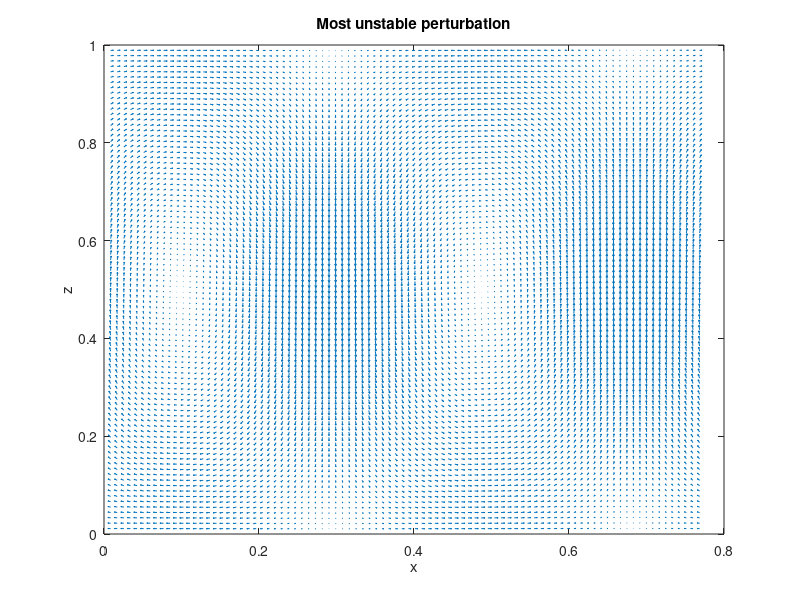
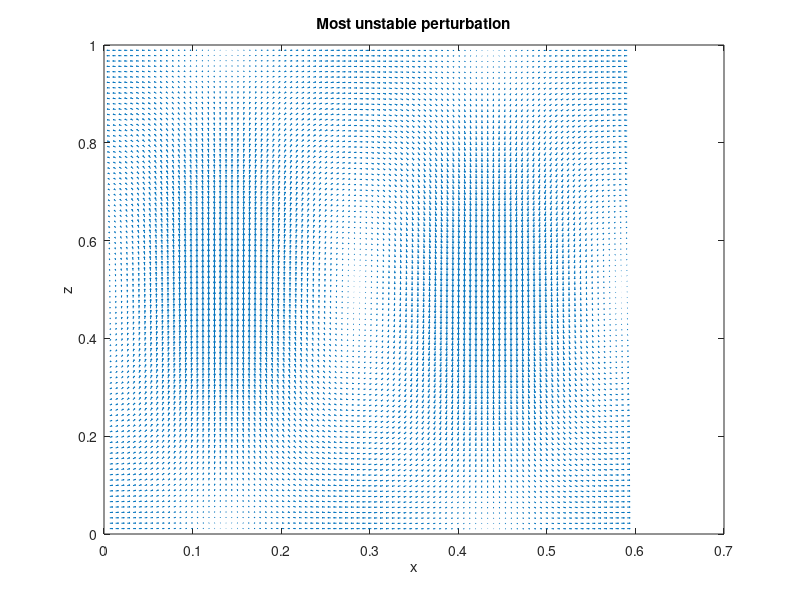
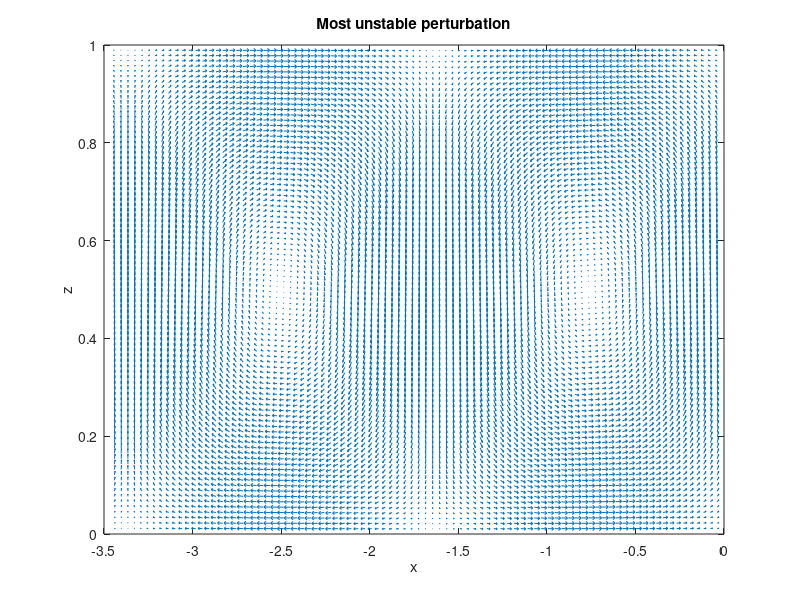
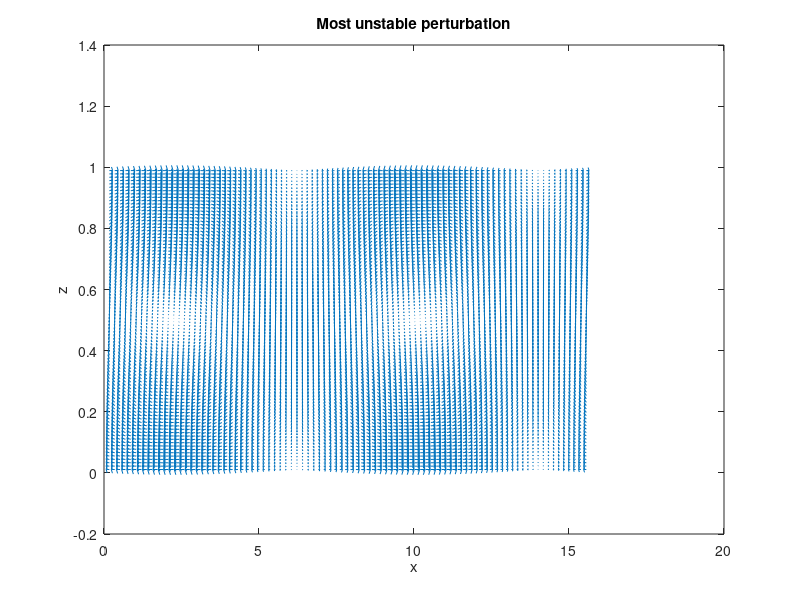

The MATLAB source for these figures, in order:
% Solving the Eigenvalue problem for the Rayleigh-Benard instability
Pr=1;

N=90; %number interior points
dz=1/(N+1);
z=[dz:dz:N*dz]; % z-coordinate

% assembling matrices:
I=eye(N);
Z=zeros(N);
D1=zeros(N);
for ii=1:N-1
 D1(ii,ii+1) =  1;
 D1(ii+1,ii) = -1;
end
% using back/forward differences at boundaries:
D1(1,1)=-2;D1(1,2)=2;D1(N,N)=2;D1(N,N-1)=-2;
D1=D1/(2*dz);
D2=-2*eye(N);
for ii=1:N-1
 D2(ii,ii+1) = 1;
 D2(ii+1,ii) = 1;
end
D2=D2/dz^2;
D4=6*eye(N);
for ii=1:N-1
 D4(ii,ii+1) = -4;
 D4(ii+1,ii) = -4;
 if ( ii <= N-2)
  D4(ii,ii+2) = 1;
  D4(ii+2,ii) = 1;
 end
end

% no-slip BC + continuity:
%D4(1,1)=7;
%D4(N,N)=7;

% stress free BC + continuity:
D4(1,1)=5;
D4(N,N)=5;

D4=D4/dz^4;

%% Eigenvalue problem:  s M phi = L phi

%    [ D^2-k^2 I ; Z ] [uz']   [Pr(D^2-k^2 I)^2 ; -Pr k^2 I ] [uz']
%  s |               | |   | = |                            | |   |
%    [    Z      ; I ] [th']   [      Ra I      ; D^2-k^2 I ] [th']

Ra = 1500; % initial value Rayleigh number
for it=1:6
 % secant method
 if (it == 2)
  Ra = 1800; % second initial value Taylor number
 elseif (it > 2)
  Ra += -maxk(it-1) * (TT(it-1) - TT(it-2)) /(maxk(it-1) - maxk(it-2));
 end;

  kk=[1.5:0.1:4]; % all k-values
  for ik=1:length(kk)
    k=kk(ik);
    M=[[D2-k^2*I Z];[Z I ]];
    L=[[Pr*(D4-2*k^2*D2+k^4*I) -Pr*k^2*I];[Ra*I D2-k^2*I]];
    eiv=eig(L,M);
    sorted = unique(real(eiv));
    tx(ik)  = sorted( length(sorted) ); % max eigenvalue
    tx2(ik) = sorted( length(sorted)-1 );
    tx3(ik) = sorted( length(sorted)-2 );
%    hold all;
%    plot(real(eiv),imag(eiv),'ro');
 end;
 TT(it) = Ra;
 maxk(it) = max(tx);

 %% displaying flow field %%
 k=maxk(it);
 M=[[D2-k^2*I Z];[Z I ]];
 L=[[Pr*(D4-2*k^2*D2+k^4*I) -Pr*k^2*I];[Ra*I D2-k^2*I]];
 [ev,D]=eig(L,M);eva = diag(D);
 [remax, imax] = max(real(eva));

 % getting normalized eigenvectors for uz:
 uz = ev(1:N,imax);
 %theta=ev(N+1:2*N,imax);theta = theta / max(abs(theta));
 %plot(z,theta,'g');
 %plot(z,uz,'r');
 %xlabel("z");
 %title("Eigenvectors of largest eigenvalue");
 %legend("theta","uz");
 %plot(z,sin(z*pi),'ro')

 ux = -1i*k*I \ (D1*uz);
 x = 2*pi*z/k;
 T = 0.1;
 ux = ux * exp(1i*(k*x - eva(imax)*T)); %/ max(abs(ux));
 uz = uz * exp(1i*(k*x - eva(imax)*T)); %/ max(abs(uz));
 ux = real(ux);uz = real(uz);
 figure
 quiver(x,z,ux,uz)
 title("Most unstable perturbation");
 xlabel("x");ylabel("z");
 hold all;
 %% end displaying flow field %%
 if (abs(maxk(it)) < 0.01)
  display('Found critical Rayleigh number:');
  Ra
  figure;
  hold all;
  plot(kk,tx,"b");plot(kk,tx2,"g");plot(kk,tx3,"r");legend("max","2nd","3d");
  xlabel('k');ylabel('Re(s)');
  break;
 end
end;
%plot(TT, maxk);
%xlabel("Rayleigh number");
%ylabel("max_k(Re(eigenvalues))");
